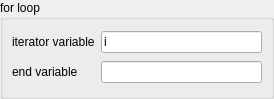
<?xml version="1.0" encoding="UTF-8"?>
<ui version="4.0">
 <class>ForLoopCreator</class>
 <widget class="QWidget" name="ForLoopCreator">
  <property name="geometry">
   <rect>
    <x>0</x>
    <y>0</y>
    <width>274</width>
    <height>99</height>
   </rect>
  </property>
  <property name="windowTitle">
   <string>Form</string>
  </property>
  <layout class="QGridLayout" name="gridLayout">
   <property name="leftMargin">
    <number>0</number>
   </property>
   <property name="topMargin">
    <number>0</number>
   </property>
   <property name="rightMargin">
    <number>0</number>
   </property>
   <property name="bottomMargin">
    <number>0</number>
   </property>
   <item row="0" column="0">
    <widget class="QGroupBox" name="groupBox">
     <property name="title">
      <string>for loop</string>
     </property>
     <layout class="QGridLayout" name="gridLayout_2">
      <item row="1" column="0">
       <widget class="QLabel" name="label_3">
        <property name="text">
         <string>end variable</string>
        </property>
       </widget>
      </item>
      <item row="1" column="1">
       <widget class="QLineEdit" name="lineEditForLoopEnd"/>
      </item>
      <item row="0" column="0">
       <widget class="QLabel" name="label_4">
        <property name="text">
         <string>iterator variable</string>
        </property>
       </widget>
      </item>
      <item row="0" column="1">
       <widget class="QLineEdit" name="lineEditForLoopIterator">
        <property name="text">
         <string>i</string>
        </property>
       </widget>
      </item>
     </layout>
    </widget>
   </item>
  </layout>
 </widget>
 <tabstops>
  <tabstop>lineEditForLoopIterator</tabstop>
  <tabstop>lineEditForLoopEnd</tabstop>
 </tabstops>
 <resources/>
 <connections/>
</ui>
